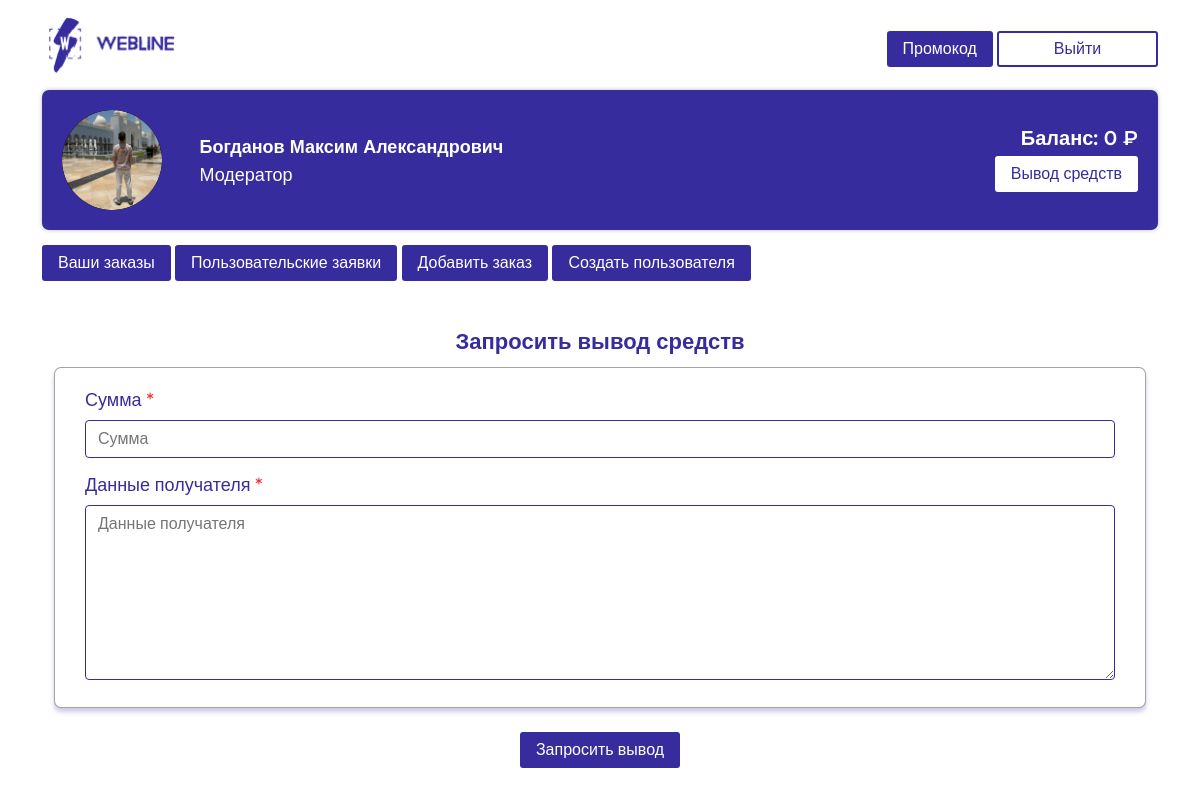
The app's page /withdrawal (signed in) with its own data.
### models.py (models this page shows, shortened)
class Users(db.Model, UserMixin):
    id = db.Column(db.Integer, primary_key=True)
    login = db.Column(db.String(64), unique=True)
    username = db.Column(db.String(200))
    password = db.Column(db.String(512), nullable=True)
    role = db.Column(db.String(100))
    email = db.Column(db.String(128))
    phone = db.Column(db.String(128))
    telegram = db.Column(db.String(128))
    other = db.Column(db.String(512))
    balance = db.Column(db.String(128))
    used_promocodes = db.Column(db.String(10000))

### main.py (the view, shortened to what this page needs)
@application.route('/withdrawal', methods=["POST", "GET"])
@login_required
def withdrawal():
    if current_user.role == 'Заказчик':
        return ''
    return render_template('withdrawal.html', user=current_user)

### main.py (called while the page is built)
@login_manager.user_loader
def load_user(user_id):
    return Users.query.filter_by(id=user_id).first()

### templates/withdrawal.html (shortened to what this page needs)
{% extends 'base.html' %}
{% block content %}
    <div class="container mt-3 pb-5">
        <form class="row" id="withdrawal">
            <div class="col-12">
                <h1 class="zakazs_h1">Запросить вывод средств</h1>
                <div class="add_zakaz">
                    <div class="row">
                        <div class="col-12">
                            <h3>Сумма <span>*</span></h3>
                            <input type="number" placeholder="Сумма" id="amount">
                            <h3>Данные получателя <span>*</span></h3>
                            <textarea style="height: 175px;" placeholder="Данные получателя" id="details"></textarea>
                        </div>
                    </div>
                </div>
            </div>
            <div class="col-12 mt-4" style="text-align: center;">
                <button class="add_zakaz_btn" type="submit">Запросить вывод</button>
            </div>
        </form>
    </div>
{% endblock %}

### templates/base.html (shortened to what this page needs)
<!doctype html>
<html lang="ru">
<head>
    <link href="https://cdn.jsdelivr.net/npm/bootstrap@5.2.3/dist/css/bootstrap.min.css" rel="stylesheet">
    <link rel="stylesheet" href="{{url_for('static', filename='css/style.css')}}" />
</head>
<header>
    <div class="container pt-3">
        <div class="row">
            <div class="col-md-6 col-4">
                <img src="{{ url_for('static', filename='img/logo.png') }}" alt="" style="width: 138px; height: 58px; max-width: 100%;">
            </div>
            <div class="col-md-6 col-8" style="text-align: right;">
                <a data-bs-toggle="modal" data-bs-target="#modal-callback">
                    <button class="personal_area_under_btn">Промокод</button>
                </a>
                <a href="/logout">
                    <button class="head_btn">Выйти</button>
                </a>
            </div>
        </div>
    </div>
</header>
<body>
    <div class="container mt-3 pb-5">
        <div class="personal_area">
            <div class="row">
                <div class="col-md-9 col-7">
                    <div class="row">
                        <div class="col-2 d-lg-block d-none">
                            <div class="image-upload">
                                <label for="file-input">
                                    <img src="{{ url_for('static', filename='img/me.png') }}"  class="ava" alt="" style="width: 100px; height: 100px;"/>
                                </label>
                            </div>
                        </div>
                        <div class="col-10">
                            <h3>{{ user.username }}</h3>
                            <h4>{{ user.role }}</h4>
                        </div>
                    </div>
                </div>
                <div class="col-md-3 col-5 text_center_mobile">
                    <h5 id="balance">Баланс: {{ user.balance }} ₽</h5>
                    <a href="/withdrawal">
                         <button>Вывод средств</button>
                    </a>
                </div>
            </div>
        </div>
        {% if user.role != 'Администратор' %}
        <a href="/orders" style="text-align: right; text-decoration: none;">
            <button class="personal_area_under_btn">Ваши заказы</button>
        </a>
        {% endif %}
        {% if user.role == 'Модератор' %}
        <a href="/requests" style="text-align: right; text-decoration: none;">
            <button class="personal_area_under_btn">Пользовательские заявки</button>
        </a>
        {% endif %}
        {% if user.role == 'Модератор' or user.role == 'Администратор' %}
        <a href="/orders/add" style="text-align: right; text-decoration: none;">
            <button class="personal_area_under_btn">Добавить заказ</button>
        </a>
        <a href="/create_user" style="text-align: right; text-decoration: none;">
            <button class="personal_area_under_btn">Создать пользователя</button>
        </a>
        {% endif  %}
        {% block content -%}
        {% endblock -%}
    </div>
</body>

### static/css/style.css (style rules this page uses)
html, body { font-family: 'Montserrat', sans-serif; }
.head_btn { border-radius: 3px; border: 2px solid #372C9D; background: #FFF; font-size: 16px; font-style: normal; font-weight: 500; line-height: 20px; color: #372C9D; width: 161px; height: 36px; margin-top: 15px; }
.personal_area { width: 100%; padding: 20px 20px 20px 20px; border-radius: 7px; background: #372C9D; box-shadow: 0px 0px 4px 0px rgba(0, 0, 0, 0.25); color: white; }
.personal_area h3 { font-size: 18px; font-style: normal; font-weight: 700; line-height: 20px; padding-top: 4%; }
.personal_area h4 { font-size: 18px; font-style: normal; font-weight: 500; line-height: 20px; }
.personal_area h5 { font-size: 20px; font-style: normal; font-weight: 600; line-height: 20px; padding-top: 7%; }
.personal_area button { font-size: 16px; font-style: normal; font-weight: 500; line-height: 20px; color: #372C9D; border-radius: 3px; background: #FFF; padding: 8px 16px; border: none; }
.personal_area_under_btn { font-size: 16px; font-style: normal; font-weight: 500; line-height: 20px; color: white; border-radius: 3px; background: #372C9D; padding: 8px 16px; border: none; margin-top: 15px; }
.ava { border-radius: 50px; background-color: #000; }
.text_center_mobile { text-align: right; }
.zakazs_h1 { color: #372C9D; text-align: center; font-size: 22px; font-style: normal; font-weight: 600; line-height: 20px; margin-top: 35px; margin-bottom: 15px; }
a { text-decoration: none !important; }

### templates/withdrawal.html (style rules this page uses)
html, body { font-family: 'Montserrat', sans-serif; }
.head_btn { border-radius: 3px; border: 2px solid #372C9D; background: #FFF; font-size: 16px; font-style: normal; font-weight: 500; line-height: 20px; color: #372C9D; width: 161px; height: 36px; margin-top: 15px; }
a { text-decoration: none !important; }
.personal_area { width: 100%; padding: 20px 20px 20px 20px; border-radius: 7px; background: #372C9D; box-shadow: 0px 0px 4px 0px rgba(0, 0, 0, 0.25); color: white; }
.personal_area h3 { font-size: 18px; font-style: normal; font-weight: 700; line-height: 20px; padding-top: 4%; }
.personal_area h4 { font-size: 18px; font-style: normal; font-weight: 500; line-height: 20px; }
.personal_area h5 { font-size: 20px; font-style: normal; font-weight: 600; line-height: 20px; padding-top: 7%; }
.personal_area button { font-size: 16px; font-style: normal; font-weight: 500; line-height: 20px; color: #372C9D; border-radius: 3px; background: #FFF; padding: 8px 16px; border: none; }
.zakazs_h1 { color: #372C9D; text-align: center; font-size: 22px; font-style: normal; font-weight: 600; line-height: 20px; margin-top: 35px; margin-bottom: 15px; }
.personal_area_under_btn { font-size: 16px; font-style: normal; font-weight: 500; line-height: 20px; color: white; border-radius: 3px; background: #372C9D; padding: 8px 16px; border:none; margin-top: 15px; }
.add_zakaz { border-radius: 7px; border: 1px solid rgba(0, 0, 0, 0.36); background: #FFF; box-shadow: 0px 4px 4px 0px rgba(55, 44, 157, 0.25); width: 100%; padding: 5px 30px 20px 30px; }
.add_zakaz h3 { color: #372C9D; font-size: 18px; font-style: normal; font-weight: 500; line-height: 24px; margin-top: 15px; }
.add_zakaz span { color: #F53030; }
.add_zakaz input { border-radius: 4px; border: 1px solid #372C9D; background: var(--gray-10, #FFF); padding: 6px 12px; width: 100%; }
.add_zakaz textarea { border-radius: 4px; border: 1px solid #372C9D; background: var(--gray-10, #FFF); padding: 6px 12px; width: 100%; height: 116px; }
.add_zakaz_btn { font-size: 16px; font-style: normal; font-weight: 500; line-height: 20px; color: white; border-radius: 3px; background: #372C9D; padding: 8px 16px; border: none; }

### records on screen
Users: username "Богданов Максим Александрович", role "Модератор", balance "0"
